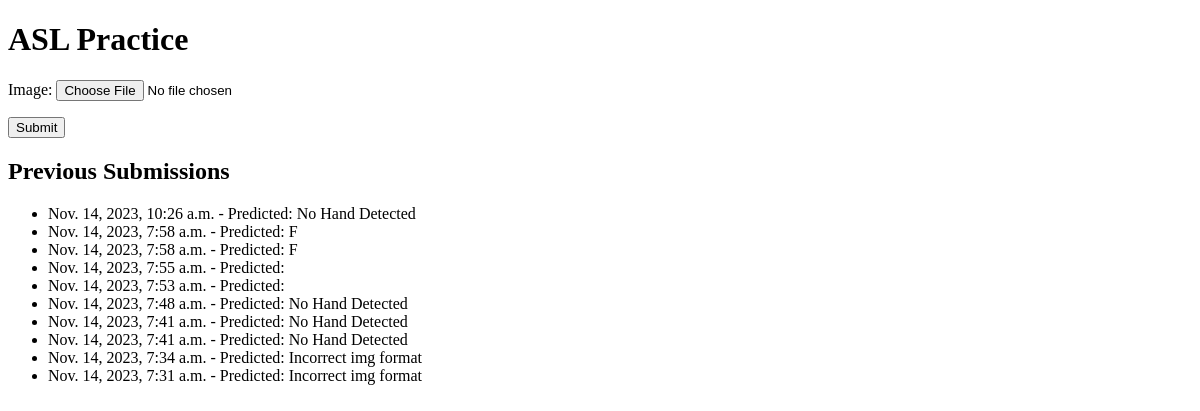
The page /practice on the database as committed earlier.
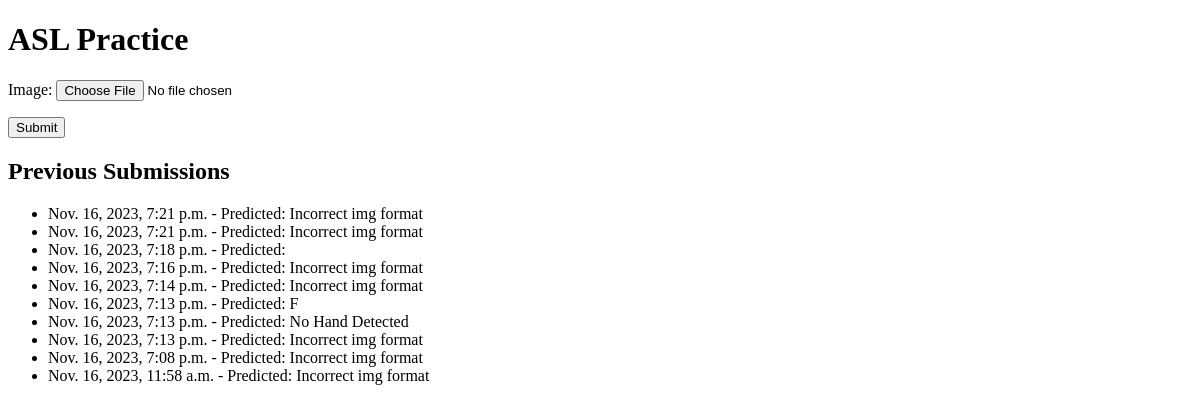
The same page on the database as committed later.
### app/models.py (models this page shows)
class UserSubmission(models.Model):
    image = models.ImageField(upload_to='',blank=True,null=True)
    timestamp = models.DateTimeField(auto_now_add=True)
    prediction = models.CharField(max_length=50, blank=True)

### app/views.py (the view, shortened to what this page needs)
# urls.py: path('practice',views.practice,name='prac'),
def practice(request):
    form=ImageUploadForm()
    submissions=UserSubmission.objects.order_by('-timestamp')[:10]
    return render(request,"practice.html",{'form':form,'submissions':submissions})

### app/forms.py
class ImageUploadForm(forms.ModelForm):
    class Meta:
        model=UserSubmission
        fields=['image']

### templates/practice.html (shortened to what this page needs)
{% load static %}
<!DOCTYPE html>
<html lang="en">
<head>
</head>
<body>
    <h1>ASL Practice</h1>
    <form method="post" enctype="multipart/form-data">
        {{ form.as_p }}
        <button type="submit">Submit</button>
    </form>
    <h2>Previous Submissions</h2>
    <ul>
        {% for submission in submissions %}
            <li>{{ submission.timestamp }} - Predicted: {{ submission.prediction }}</li>
        {% endfor %}
    </ul>
</body>
</html>

Rows that differ between the two databases and show on the page:
no longer on this page (row unchanged): UserSubmission: timestamp "Nov. 14, 2023, 10:26 a.m.", prediction "No Hand Detected"
no longer on this page (row unchanged): UserSubmission: timestamp "Nov. 14, 2023, 7:58 a.m.", prediction "F"
no longer on this page (row unchanged): UserSubmission: timestamp "Nov. 14, 2023, 7:58 a.m.", prediction "F"
no longer on this page (row unchanged): UserSubmission: timestamp "Nov. 14, 2023, 7:55 a.m."
no longer on this page (row unchanged): UserSubmission: timestamp "Nov. 14, 2023, 7:53 a.m."
no longer on this page (row unchanged): UserSubmission: timestamp "Nov. 14, 2023, 7:48 a.m.", prediction "No Hand Detected"
no longer on this page (row unchanged): UserSubmission: timestamp "Nov. 14, 2023, 7:41 a.m.", prediction "No Hand Detected"
no longer on this page (row unchanged): UserSubmission: timestamp "Nov. 14, 2023, 7:41 a.m.", prediction "No Hand Detected"
no longer on this page (row unchanged): UserSubmission: timestamp "Nov. 14, 2023, 7:34 a.m.", prediction "Incorrect img format"
no longer on this page (row unchanged): UserSubmission: timestamp "Nov. 14, 2023, 7:31 a.m.", prediction "Incorrect img format"
added UserSubmission: timestamp "Nov. 16, 2023, 7:21 p.m.", prediction "Incorrect img format"
added UserSubmission: timestamp "Nov. 16, 2023, 7:21 p.m.", prediction "Incorrect img format"
added UserSubmission: timestamp "Nov. 16, 2023, 7:18 p.m."
added UserSubmission: timestamp "Nov. 16, 2023, 7:16 p.m.", prediction "Incorrect img format"
added UserSubmission: timestamp "Nov. 16, 2023, 7:14 p.m.", prediction "Incorrect img format"
added UserSubmission: timestamp "Nov. 16, 2023, 7:13 p.m.", prediction "F"
added UserSubmission: timestamp "Nov. 16, 2023, 7:13 p.m.", prediction "No Hand Detected"
added UserSubmission: timestamp "Nov. 16, 2023, 7:13 p.m.", prediction "Incorrect img format"
added UserSubmission: timestamp "Nov. 16, 2023, 7:08 p.m.", prediction "Incorrect img format"
added UserSubmission: timestamp "Nov. 16, 2023, 11:58 a.m.", prediction "Incorrect img format"
